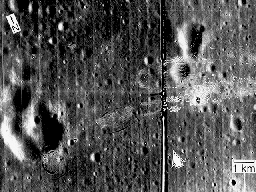
//> input picture dft/dft.jpg, 256 x 192 px
$ ./main ../dft.jpg   (built with g++ and OpenCV 4)
//> lines starting //> are read from the running program, lines starting //| are printed output that depends on the picture; after the words box and inside, x2 and y2 are one past the last pixel; in counts of white or black regions, pixels touching at a corner belong together
#include "opencv2/core.hpp"
#include "opencv2/imgproc.hpp"
#include "opencv2/imgcodecs.hpp"
#include "opencv2/highgui.hpp"

#include <iostream>

using namespace cv;
using namespace std;

void shift(Mat magI) {

    // crop if it has an odd number of rows or columns
    magI = magI(Rect(0, 0, magI.cols & -2, magI.rows & -2));

    int cx = magI.cols/2;
    int cy = magI.rows/2;

    Mat q0(magI, Rect(0, 0, cx, cy));
    Mat q1(magI, Rect(cx, 0, cx, cy));
    Mat q2(magI, Rect(0, cy, cx, cy));
    Mat q3(magI, Rect(cx, cy, cx, cy));

    Mat tmp;
    q0.copyTo(tmp);
    q3.copyTo(q0);
    tmp.copyTo(q3);
    q1.copyTo(tmp);
    q2.copyTo(q1);
    tmp.copyTo(q2);
}

void updateResult(Mat complex)
{
    Mat work;
    idft(complex, work);
    //  dft(complex, work, DFT_INVERSE + DFT_SCALE);
    Mat planes[] = {Mat::zeros(complex.size(), CV_32F), Mat::zeros(complex.size(), CV_32F)};
    split(work, planes);                // planes[0] = Re(DFT(I)), planes[1] = Im(DFT(I))

    magnitude(planes[0], planes[1], work);    // === sqrt(Re(DFT(I))^2 + Im(DFT(I))^2)
    normalize(work, work, 0, 1, NORM_MINMAX);
    imshow("result", work);
}

void updateMag(Mat complex, string winName )
{

    Mat magI;
    Mat planes[] = {Mat::zeros(complex.size(), CV_32F), Mat::zeros(complex.size(), CV_32F)};
    split(complex, planes);                // planes[0] = Re(DFT(I)), planes[1] = Im(DFT(I))

    magnitude(planes[0], planes[1], magI);    // sqrt(Re(DFT(I))^2 + Im(DFT(I))^2)

    // switch to logarithmic scale: log(1 + magnitude)
    magI += Scalar::all(1);
    log(magI, magI);

    shift(magI);
    normalize(magI, magI, 1, 0, NORM_INF); // Transform the matrix with float values into a
                                              // viewable image form (float between values 0 and 1).
    imshow(winName, magI);
}

Mat computeDFT(Mat image) {
    Mat padded;                            //expand input image to optimal size
    int m = getOptimalDFTSize( image.rows );
    int n = getOptimalDFTSize( image.cols ); // on the border add zero values
    copyMakeBorder(image, padded, 0, m - image.rows, 0, n - image.cols, BORDER_CONSTANT, Scalar::all(0));
    Mat planes[] = {Mat_<float>(padded), Mat::zeros(padded.size(), CV_32F)};
    Mat complex;
    merge(planes, 2, complex);         // Add to the expanded another plane with zeros
    dft(complex, complex, DFT_COMPLEX_OUTPUT);  // furier transform
    return complex;
}

double circle(double x, double y, double D){
    if(sqrt((x*x) + (y*y)) < D)
        return 1.0;
    else
        return 0.0;
}

void createIdealFilter(Mat &dft_Filter, double cutoffInPixels, bool inv)
{
    Mat ghpf = Mat(dft_Filter.rows, dft_Filter.cols, CV_32F);

    cv::Point center(dft_Filter.cols / 2, dft_Filter.rows / 2);

    for(int u = 0; u < ghpf.rows; u++)
    {
        for(int v = 0; v < ghpf.cols; v++)
        {
            ghpf.at<float>(u, v) = circle(u - center.y, v - center.x, cutoffInPixels*0.5);
        }
    }

    normalize(ghpf, ghpf, 0, 1, NORM_MINMAX);

    if(inv)
        ghpf = Mat::ones(ghpf.size(), CV_32F) - ghpf;

    Mat toMerge[] = {ghpf, ghpf};
	merge(toMerge, 2, dft_Filter);
}

int cut_off = 10;

int main( int argc, char** argv )
{
    const char* filename = argc >=2 ? argv[1] : "../data/lena.jpg";
    Mat mag, imgOutput, filter, filterOutput, complexImg, comp;
    Mat image = imread(filename, CV_LOAD_IMAGE_GRAYSCALE);
//> image is the input picture: 192 rows x 256 cols, CV_8UC1; min 0, max 248, mean 83.9
    if( image.empty()){
        cout << "Error opening image" << endl;
        return -1;
    }
    resize(image, image, Size(image.cols*0.5,image.rows*0.5) );
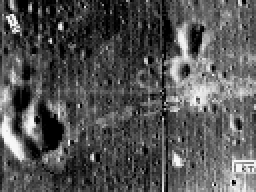
//> image: 96 rows x 128 cols, CV_8UC1 (shown 2 times larger); min 0, max 248, mean 84.1
    namedWindow( "Orginal image", CV_WINDOW_AUTOSIZE  );
    imshow( "Orginal image", image );

    Mat complex = computeDFT(image);
//> in computeDFT, `Mat planes[] = {Mat_<float>(padded), Mat::zeros(padded.size(), CV_32F)};`: planes[1]: 96 rows x 128 cols, CV_32FC1; every value is 0

    namedWindow( "result", CV_WINDOW_AUTOSIZE );
    createTrackbar( "Cut off", "result", &cut_off, 255, 0 );

    const string filterName = "Filter";
    const string spect = "Magnitude Image";
	const string spectrumName = "Result Magnitude";

    while(true){
        complexImg = complex.clone();
		filter = complexImg.clone();
        comp = complex.clone();

        createIdealFilter(filter, cut_off, true);
//> after the loop in createIdealFilter, `for(int u = 0; u < ghpf.rows; u++)`:
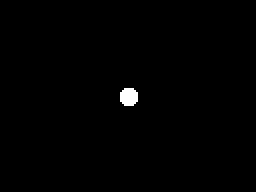
//> ghpf: 96 rows x 128 cols, CV_32FC1 (shown 2 times larger); values 0 (black) and 1 (white), 0.56% white; 1 white region, box (x1, y1, x2, y2) and area: (60, 44, 69, 53) 69

        shift(complexImg);
        mulSpectrums(complexImg, filter, complexImg, 0);
        shift(complexImg);
        shift(filter);
        // shift(comp);

        updateMag(comp,spect);
//> in updateMag, `split(complex, planes);`:
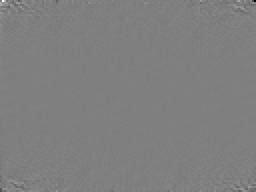
//> planes[1]: 96 rows x 128 cols, CV_32FC1 (shown 2 times larger); min -165455, max 165455, mean 0; drawn with min black and max white
        updateMag(filter,filterName);
//> in updateMag (call 2), `split(complex, planes);`: planes[0]: 96 rows x 128 cols, CV_32FC1; values 0 (black) and 1 (white), 99.4% white; 4 black regions (3 under 20 px), largest, box (x1, y1, x2, y2) and area: (0, 0, 5, 5) 22
//> in shift (call 5), `Mat q0(magI, Rect(0, 0, cx, cy));`: q0: 48 rows x 64 cols, CV_32FC1; values 0 (black) and 0.881 (white), 99.3% white; 1 black region, box (x1, y1, x2, y2) and area: (0, 0, 5, 5) 22
//> in shift (call 5), `Mat q1(magI, Rect(cx, 0, cx, cy));`: q1: 48 rows x 64 cols, CV_32FC1; values 0 (black) and 0.881 (white), 99.4% white; 1 black region (1 under 20 px)
//> in shift (call 5), `Mat q3(magI, Rect(cx, cy, cx, cy));`: q3: 48 rows x 64 cols, CV_32FC1; values 0 (black) and 0.881 (white), 99.6% white; 1 black region (1 under 20 px)
//> in shift (call 5), `q3.copyTo(q0);`: magI: 96 rows x 128 cols, CV_32FC1; values 0 (black) and 0.881 (white), 99.5% white; 4 black regions (4 under 20 px)
//> in shift (call 5), `tmp.copyTo(q3);`:
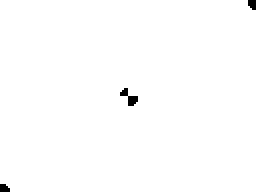
//> magI: 96 rows x 128 cols, CV_32FC1 (shown 2 times larger); values 0 (black) and 0.881 (white), 99.4% white; 3 black regions (2 under 20 px), largest, box (x1, y1, x2, y2) and area: (60, 44, 69, 53) 35
//> in shift (call 5), `q2.copyTo(q1);`: magI: 96 rows x 128 cols, CV_32FC1; values 0 (black) and 0.881 (white), 99.4% white; 2 black regions (1 under 20 px), largest, box (x1, y1, x2, y2) and area: (60, 44, 69, 53) 52
//> in shift (call 5), `tmp.copyTo(q2);`: magI: 96 rows x 128 cols, CV_32FC1; values 0 (black) and 0.881 (white), 99.4% white; 1 black region, box (x1, y1, x2, y2) and area: (60, 44, 69, 53) 69
        updateMag(complexImg,spectrumName);
//> call 3 of updateMag, with winName = "Result Magnitude"
//> in updateMag (call 3), `split(complex, planes);`:
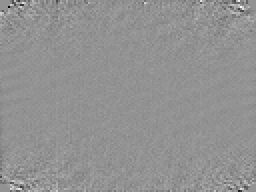
//> planes[1]: 96 rows x 128 cols, CV_32FC1 (shown 2 times larger); min -80253.7, max 59363.7, mean -47.6; drawn with min black and max white
//> in shift (call 6), `tmp.copyTo(q2);`:
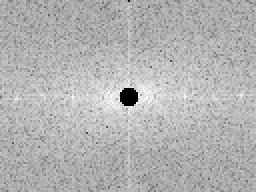
//> magI: 96 rows x 128 cols, CV_32FC1 (shown 2 times larger); min 0, max 11.3, mean 7.94; drawn with min black and max white
        updateResult(complexImg);
//> in updateResult, `split(work, planes);`:
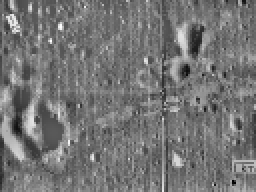
//> planes[0]: 96 rows x 128 cols, CV_32FC1 (shown 2 times larger); min -2103870.2, max 2476818.2, mean 0; drawn with min black and max white

        if(cvWaitKey(10)==32)
//> the Esc key is pressed
			break;
    }

    return 0;
}
